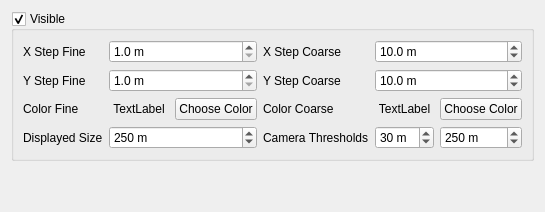
           <widget class="QWidget" name="gbGridPage1">
            <attribute name="title">
             <string>Grid</string>
            </attribute>
            <layout class="QVBoxLayout" name="verticalLayout_14">
             <item>
              <widget class="QGroupBox" name="gbGrid">
               <property name="title">
                <string>Visible</string>
               </property>
               <property name="checkable">
                <bool>true</bool>
               </property>
               <layout class="QGridLayout" name="gridLayout_6">
                <item row="0" column="0">
                 <widget class="QLabel" name="label_2">
                  <property name="sizePolicy">
                   <sizepolicy hsizetype="Preferred" vsizetype="Preferred">
                    <horstretch>0</horstretch>
                    <verstretch>0</verstretch>
                   </sizepolicy>
                  </property>
                  <property name="focusPolicy">
                   <enum>Qt::NoFocus</enum>
                  </property>
                  <property name="text">
                   <string>X Step Fine</string>
                  </property>
                 </widget>
                </item>
                <item row="0" column="3">
                 <widget class="QLabel" name="label_19">
                  <property name="sizePolicy">
                   <sizepolicy hsizetype="Preferred" vsizetype="Preferred">
                    <horstretch>0</horstretch>
                    <verstretch>0</verstretch>
                   </sizepolicy>
                  </property>
                  <property name="focusPolicy">
                   <enum>Qt::NoFocus</enum>
                  </property>
                  <property name="text">
                   <string>X Step Coarse</string>
                  </property>
                 </widget>
                </item>
                <item row="1" column="0">
                 <widget class="QLabel" name="label_3">
                  <property name="focusPolicy">
                   <enum>Qt::NoFocus</enum>
                  </property>
                  <property name="text">
                   <string>Y Step Fine</string>
                  </property>
                 </widget>
                </item>
                <item row="1" column="3">
                 <widget class="QLabel" name="label_20">
                  <property name="focusPolicy">
                   <enum>Qt::NoFocus</enum>
                  </property>
                  <property name="text">
                   <string>Y Step Coarse</string>
                  </property>
                 </widget>
                </item>
                <item row="2" column="0">
                 <widget class="QLabel" name="label_5">
                  <property name="focusPolicy">
                   <enum>Qt::NoFocus</enum>
                  </property>
                  <property name="text">
                   <string>Color Fine</string>
                  </property>
                 </widget>
                </item>
                <item row="2" column="1">
                 <widget class="QLabel" name="lbColor">
                  <property name="sizePolicy">
                   <sizepolicy hsizetype="Expanding" vsizetype="Preferred">
                    <horstretch>0</horstretch>
                    <verstretch>0</verstretch>
                   </sizepolicy>
                  </property>
                  <property name="focusPolicy">
                   <enum>Qt::NoFocus</enum>
                  </property>
                  <property name="text">
                   <string>TextLabel</string>
                  </property>
                  <property name="alignment">
                   <set>Qt::AlignCenter</set>
                  </property>
                 </widget>
                </item>
                <item row="2" column="2">
                 <widget class="QPushButton" name="pbColor">
                  <property name="sizePolicy">
                   <sizepolicy hsizetype="Preferred" vsizetype="Fixed">
                    <horstretch>0</horstretch>
                    <verstretch>0</verstretch>
                   </sizepolicy>
                  </property>
                  <property name="focusPolicy">
                   <enum>Qt::NoFocus</enum>
                  </property>
                  <property name="text">
                   <string>Choose Color</string>
                  </property>
                 </widget>
                </item>
                <item row="2" column="3">
                 <widget class="QLabel" name="label_22">
                  <property name="focusPolicy">
                   <enum>Qt::NoFocus</enum>
                  </property>
                  <property name="text">
                   <string>Color Coarse</string>
                  </property>
                 </widget>
                </item>
                <item row="2" column="4">
                 <widget class="QLabel" name="lbColorCoarse">
                  <property name="sizePolicy">
                   <sizepolicy hsizetype="Expanding" vsizetype="Preferred">
                    <horstretch>0</horstretch>
                    <verstretch>0</verstretch>
                   </sizepolicy>
                  </property>
                  <property name="focusPolicy">
                   <enum>Qt::NoFocus</enum>
                  </property>
                  <property name="text">
                   <string>TextLabel</string>
                  </property>
                  <property name="alignment">
                   <set>Qt::AlignCenter</set>
                  </property>
                 </widget>
                </item>
                <item row="2" column="5">
                 <widget class="QPushButton" name="pbColorCoarse">
                  <property name="sizePolicy">
                   <sizepolicy hsizetype="Preferred" vsizetype="Fixed">
                    <horstretch>0</horstretch>
                    <verstretch>0</verstretch>
                   </sizepolicy>
                  </property>
                  <property name="focusPolicy">
                   <enum>Qt::NoFocus</enum>
                  </property>
                  <property name="text">
                   <string>Choose Color</string>
                  </property>
                 </widget>
                </item>
                <item row="3" column="0">
                 <widget class="QLabel" name="label_4">
                  <property name="focusPolicy">
                   <enum>Qt::NoFocus</enum>
                  </property>
                  <property name="text">
                   <string>Displayed Size</string>
                  </property>
                 </widget>
                </item>
                <item row="3" column="3">
                 <widget class="QLabel" name="label_21">
                  <property name="focusPolicy">
                   <enum>Qt::NoFocus</enum>
                  </property>
                  <property name="text">
                   <string>Camera Thresholds</string>
                  </property>
                 </widget>
                </item>
                <item row="3" column="4">
                 <widget class="QDoubleSpinBox" name="dsbGridCameraThreshold">
                  <property name="sizePolicy">
                   <sizepolicy hsizetype="Preferred" vsizetype="Fixed">
                    <horstretch>0</horstretch>
                    <verstretch>0</verstretch>
                   </sizepolicy>
                  </property>
                  <property name="focusPolicy">
                   <enum>Qt::WheelFocus</enum>
                  </property>
                  <property name="suffix">
                   <string notr="true"> m</string>
                  </property>
                  <property name="decimals">
                   <number>0</number>
                  </property>
                  <property name="minimum">
                   <double>10.000000000000000</double>
                  </property>
                  <property name="maximum">
                   <double>1000.000000000000000</double>
                  </property>
                  <property name="singleStep">
                   <double>1.000000000000000</double>
                  </property>
                  <property name="value">
                   <double>30.000000000000000</double>
                  </property>
                 </widget>
                </item>
                <item row="3" column="5">
                 <widget class="QDoubleSpinBox" name="dsbGridCameraThresholdCoarse">
                  <property name="sizePolicy">
                   <sizepolicy hsizetype="Preferred" vsizetype="Fixed">
                    <horstretch>0</horstretch>
                    <verstretch>0</verstretch>
                   </sizepolicy>
                  </property>
                  <property name="focusPolicy">
                   <enum>Qt::WheelFocus</enum>
                  </property>
                  <property name="suffix">
                   <string notr="true"> m</string>
                  </property>
                  <property name="decimals">
                   <number>0</number>
                  </property>
                  <property name="minimum">
                   <double>10.000000000000000</double>
                  </property>
                  <property name="maximum">
                   <double>1000.000000000000000</double>
                  </property>
                  <property name="singleStep">
                   <double>1.000000000000000</double>
                  </property>
                  <property name="value">
                   <double>250.000000000000000</double>
                  </property>
                 </widget>
                </item>
                <item row="1" column="1" colspan="2">
                 <widget class="QDoubleSpinBox" name="dsbGridYStep">
                  <property name="sizePolicy">
                   <sizepolicy hsizetype="Expanding" vsizetype="Fixed">
                    <horstretch>0</horstretch>
                    <verstretch>0</verstretch>
                   </sizepolicy>
                  </property>
                  <property name="focusPolicy">
                   <enum>Qt::WheelFocus</enum>
                  </property>
                  <property name="suffix">
                   <string notr="true"> m</string>
                  </property>
                  <property name="decimals">
                   <number>1</number>
                  </property>
                  <property name="minimum">
                   <double>1.000000000000000</double>
                  </property>
                  <property name="maximum">
                   <double>100.000000000000000</double>
                  </property>
                  <property name="value">
                   <double>1.000000000000000</double>
                  </property>
                 </widget>
                </item>
                <item row="0" column="1" colspan="2">
                 <widget class="QDoubleSpinBox" name="dsbGridXStep">
                  <property name="sizePolicy">
                   <sizepolicy hsizetype="Expanding" vsizetype="Fixed">
                    <horstretch>2</horstretch>
                    <verstretch>0</verstretch>
                   </sizepolicy>
                  </property>
                  <property name="focusPolicy">
                   <enum>Qt::WheelFocus</enum>
                  </property>
                  <property name="suffix">
                   <string notr="true"> m</string>
                  </property>
                  <property name="decimals">
                   <number>1</number>
                  </property>
                  <property name="minimum">
                   <double>1.000000000000000</double>
                  </property>
                  <property name="maximum">
                   <double>100.000000000000000</double>
                  </property>
                  <property name="stepType">
                   <enum>QAbstractSpinBox::DefaultStepType</enum>
                  </property>
                  <property name="value">
                   <double>1.000000000000000</double>
                  </property>
                 </widget>
                </item>
                <item row="3" column="1" colspan="2">
                 <widget class="QDoubleSpinBox" name="dsbGridSize">
                  <property name="sizePolicy">
                   <sizepolicy hsizetype="Expanding" vsizetype="Fixed">
                    <horstretch>0</horstretch>
                    <verstretch>0</verstretch>
                   </sizepolicy>
                  </property>
                  <property name="focusPolicy">
                   <enum>Qt::WheelFocus</enum>
                  </property>
                  <property name="suffix">
                   <string notr="true"> m</string>
                  </property>
                  <property name="decimals">
                   <number>0</number>
                  </property>
                  <property name="minimum">
                   <double>50.000000000000000</double>
                  </property>
                  <property name="maximum">
                   <double>1000.000000000000000</double>
                  </property>
                  <property name="singleStep">
                   <double>10.000000000000000</double>
                  </property>
                  <property name="value">
                   <double>250.000000000000000</double>
                  </property>
                 </widget>
                </item>
                <item row="1" column="4" colspan="2">
                 <widget class="QDoubleSpinBox" name="dsbGridYStepCoarse">
                  <property name="sizePolicy">
                   <sizepolicy hsizetype="Preferred" vsizetype="Fixed">
                    <horstretch>0</horstretch>
                    <verstretch>0</verstretch>
                   </sizepolicy>
                  </property>
                  <property name="focusPolicy">
                   <enum>Qt::WheelFocus</enum>
                  </property>
                  <property name="suffix">
                   <string notr="true"> m</string>
                  </property>
                  <property name="decimals">
                   <number>1</number>
                  </property>
                  <property name="minimum">
                   <double>1.000000000000000</double>
                  </property>
                  <property name="maximum">
                   <double>100.000000000000000</double>
                  </property>
                  <property name="value">
                   <double>10.000000000000000</double>
                  </property>
                 </widget>
                </item>
                <item row="0" column="4" colspan="2">
                 <widget class="QDoubleSpinBox" name="dsbGridXStepCoarse">
                  <property name="sizePolicy">
                   <sizepolicy hsizetype="Preferred" vsizetype="Fixed">
                    <horstretch>2</horstretch>
                    <verstretch>0</verstretch>
                   </sizepolicy>
                  </property>
                  <property name="focusPolicy">
                   <enum>Qt::WheelFocus</enum>
                  </property>
                  <property name="suffix">
                   <string notr="true"> m</string>
                  </property>
                  <property name="decimals">
                   <number>1</number>
                  </property>
                  <property name="minimum">
                   <double>1.000000000000000</double>
                  </property>
                  <property name="maximum">
                   <double>100.000000000000000</double>
                  </property>
                  <property name="stepType">
                   <enum>QAbstractSpinBox::DefaultStepType</enum>
                  </property>
                  <property name="value">
                   <double>10.000000000000000</double>
                  </property>
                 </widget>
                </item>
               </layout>
              </widget>
             </item>
             <item>
              <spacer name="verticalSpacer_6">
               <property name="orientation">
                <enum>Qt::Vertical</enum>
               </property>
               <property name="sizeHint" stdset="0">
                <size>
                 <width>20</width>
                 <height>40</height>
                </size>
               </property>
              </spacer>
             </item>
            </layout>
           </widget>
